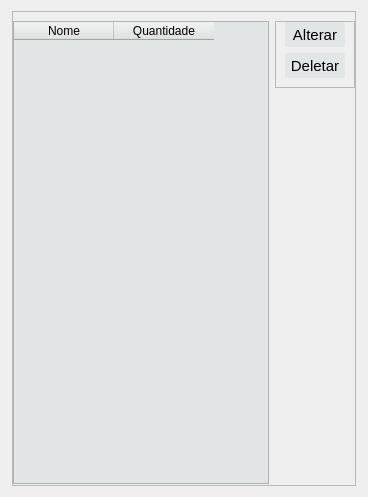
                <widget class="QWidget" name="tab_3">
                 <attribute name="title">
                  <string>Lista</string>
                 </attribute>
                 <layout class="QGridLayout" name="gridLayout_9">
                  <item row="0" column="1" rowspan="2">
                   <widget class="QFrame" name="frame_10">
                    <property name="frameShape">
                     <enum>QFrame::StyledPanel</enum>
                    </property>
                    <property name="frameShadow">
                     <enum>QFrame::Raised</enum>
                    </property>
                    <layout class="QGridLayout" name="gridLayout_10">
                     <property name="leftMargin">
                      <number>0</number>
                     </property>
                     <property name="rightMargin">
                      <number>0</number>
                     </property>
                     <property name="bottomMargin">
                      <number>0</number>
                     </property>
                     <item row="0" column="0" rowspan="2">
                      <widget class="QTableWidget" name="tableWidget_produtos">
                       <property name="styleSheet">
                        <string notr="true">QPushButton:hover{
	border-radius:15px;
}
QLineEdit{

	
	background-color: rgb(255,255,255);
	font: 10pt &quot;MS Shell Dlg 2&quot;;
}

QFrame{

	
		background-color: rgb(227, 230, 230);

}
</string>
                       </property>
                       <column>
                        <property name="text">
                         <string>Nome</string>
                        </property>
                       </column>
                       <column>
                        <property name="text">
                         <string>Quantidade</string>
                        </property>
                       </column>
                      </widget>
                     </item>
                     <item row="0" column="1">
                      <widget class="QFrame" name="frame_11">
                       <property name="styleSheet">
                        <string notr="true">QPushButton{
	
		background-color: rgb(227, 230, 230);
	border-radius:2px;
	color: rgb(0, 0, 0);
}
QPushButton:hover{
	border-radius:5px;
	background-color: rgb(255, 255, 255);
}</string>
                       </property>
                       <property name="frameShape">
                        <enum>QFrame::StyledPanel</enum>
                       </property>
                       <property name="frameShadow">
                        <enum>QFrame::Raised</enum>
                       </property>
                       <layout class="QVBoxLayout" name="verticalLayout_14">
                        <property name="topMargin">
                         <number>0</number>
                        </property>
                        <item>
                         <widget class="QPushButton" name="btn_alterar_produto">
                          <property name="minimumSize">
                           <size>
                            <width>60</width>
                            <height>25</height>
                           </size>
                          </property>
                          <property name="font">
                           <font>
                            <pointsize>11</pointsize>
                           </font>
                          </property>
                          <property name="cursor">
                           <cursorShape>PointingHandCursor</cursorShape>
                          </property>
                          <property name="styleSheet">
                           <string notr="true"/>
                          </property>
                          <property name="text">
                           <string>Alterar</string>
                          </property>
                         </widget>
                        </item>
                        <item>
                         <widget class="QPushButton" name="btn_deletar_produto">
                          <property name="minimumSize">
                           <size>
                            <width>60</width>
                            <height>25</height>
                           </size>
                          </property>
                          <property name="font">
                           <font>
                            <pointsize>11</pointsize>
                           </font>
                          </property>
                          <property name="cursor">
                           <cursorShape>PointingHandCursor</cursorShape>
                          </property>
                          <property name="text">
                           <string>Deletar</string>
                          </property>
                         </widget>
                        </item>
                       </layout>
                      </widget>
                     </item>
                     <item row="1" column="1">
                      <spacer name="verticalSpacer_14">
                       <property name="orientation">
                        <enum>Qt::Vertical</enum>
                       </property>
                       <property name="sizeHint" stdset="0">
                        <size>
                         <width>20</width>
                         <height>396</height>
                        </size>
                       </property>
                      </spacer>
                     </item>
                     <item row="2" column="0">
                      <spacer name="verticalSpacer_29">
                       <property name="orientation">
                        <enum>Qt::Vertical</enum>
                       </property>
                       <property name="sizeType">
                        <enum>QSizePolicy::Fixed</enum>
                       </property>
                       <property name="sizeHint" stdset="0">
                        <size>
                         <width>20</width>
                         <height>1</height>
                        </size>
                       </property>
                      </spacer>
                     </item>
                    </layout>
                   </widget>
                  </item>
                  <item row="0" column="2" rowspan="2">
                   <spacer name="horizontalSpacer_22">
                    <property name="orientation">
                     <enum>Qt::Horizontal</enum>
                    </property>
                    <property name="sizeType">
                     <enum>QSizePolicy::Preferred</enum>
                    </property>
                    <property name="sizeHint" stdset="0">
                     <size>
                      <width>1</width>
                      <height>20</height>
                     </size>
                    </property>
                   </spacer>
                  </item>
                  <item row="0" column="0">
                   <spacer name="horizontalSpacer_21">
                    <property name="orientation">
                     <enum>Qt::Horizontal</enum>
                    </property>
                    <property name="sizeType">
                     <enum>QSizePolicy::Fixed</enum>
                    </property>
                    <property name="sizeHint" stdset="0">
                     <size>
                      <width>1</width>
                      <height>20</height>
                     </size>
                    </property>
                   </spacer>
                  </item>
                 </layout>
                </widget>
